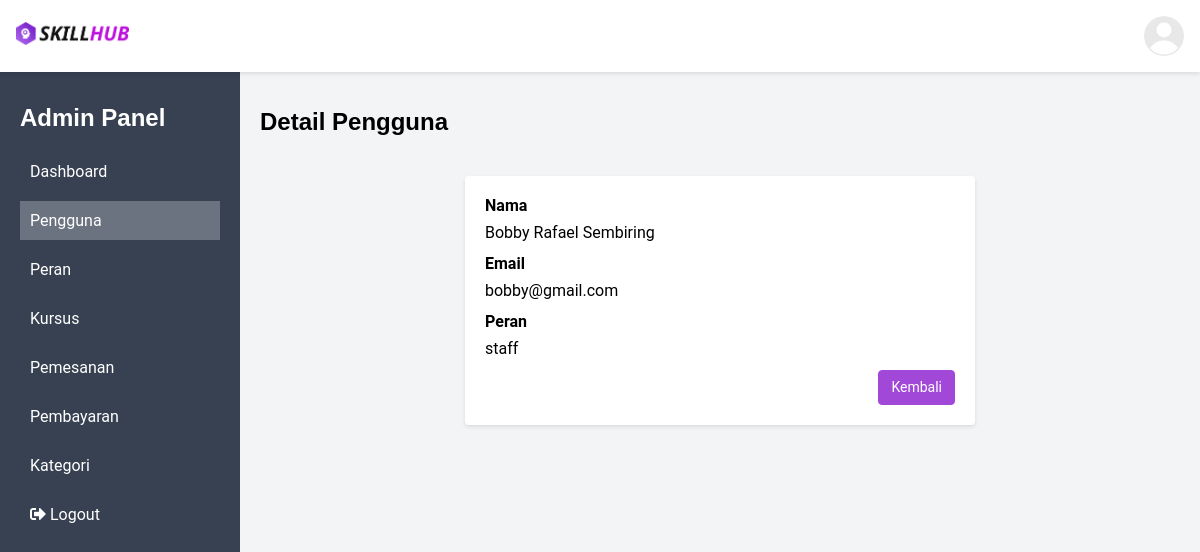
The app's page /public/pengguna/show/2 (signed in) with its own data.
### tables this page shows
CREATE TABLE `pengguna` (
  `id` int(11) NOT NULL,
  `id_peran` int(11) DEFAULT NULL,
  `nama` varchar(100) NOT NULL,
  `email` varchar(100) NOT NULL,
  `password` varchar(255) NOT NULL,
  `is_login` tinyint(1) DEFAULT NULL
);

CREATE TABLE `peran` (
  `id` int(11) NOT NULL,
  `nama` varchar(20) NOT NULL
);

### app/controllers/Pengguna.php (called while the page is built, shortened)
<?php
class Pengguna extends Controller
{
    public function show($id)
    {
        $this->checkUserAccess();
        $data["judul"] = "Detail Pengguna";
        $data["pengguna"] = $this->model("PenggunaModel")->find($id);
        $this->view("admin_panel.pengguna.show", $data, "templates.layout_admin");
    }
}

### app/core/App.php (called while the page is built, shortened)
<?php
class App
{
    protected $method = 'index';
    protected $params = [];
    public function __construct()
    {
        $url = $this->parseURL();
        if (isset($url[0]) && file_exists('../app/controllers/' . $url[0] . '.php')) {
            unset($url[0]);
        } else if (isset($url[0]) && !file_exists('../app/controllers/' . $url[0] . '.php')) {
            abort_if(true, 404, "errors.404");
        }
        $this->controller = new $this->controller;
        if (isset($url[1])) {
            if (method_exists($this->controller, $url[1])) {
                $this->method = $url[1];
                unset($url[1]);
            }
        }
        if (!empty($url)) {
            $this->params = array_values($url);
        }
        call_user_func_array([$this->controller, $this->method], $this->params);
    }
    public static function parseURL(): ?array
    {
        if (isset($_GET['url'])) {
            $url = rtrim($_GET['url'], '/');
            $url = filter_var($url, FILTER_SANITIZE_URL);
            $url = explode('/', $url);
            return $url;
        }
        return null;
    }
}

### public/index.php (called while the page is built, shortened)
<?php
$app = new App;

### app/core/Database.php (called while the page is built, shortened)
<?php
class Database{
    private $host = DB_HOST,
            $user = DB_USER,
            $pass = DB_PASS,
            $dbname = DB_NAME;
    private $dbh,
            $stmt;
    public function __construct(){
        $dsn = "mysql:host=$this->host;dbname=$this->dbname";
        $option = [
            PDO::ATTR_PERSISTENT => true,
            PDO::ATTR_ERRMODE => PDO::ERRMODE_EXCEPTION
        ];
        try{
            $this->dbh = new PDO($dsn, "$this->user", "$this->pass", $option);
        }catch(PDOException $e){
            die($e->getMessage());
        }
    }
    public function query($query){
        $this->stmt = $this->dbh->prepare($query);
    }
    public function bind($param, $value, $type = null){
        if(is_null($type)){
            switch(true){
                case is_int($value) :
                    $type = PDO::PARAM_INT;
                    break;
                default :
                    $type = PDO::PARAM_STR;
            }
        }
        $this->stmt->bindValue($param, $value, $type);
    }
    public function execute(){
        $this->stmt->execute();
    }
    public function single(){
        $this->execute();
        return $this->stmt->fetch(PDO::FETCH_ASSOC);
    }
}

### app/models/PenggunaModel.php (called while the page is built, shortened)
<?php
class PenggunaModel
{
    private $table = "pengguna", $db;
    public function __construct()
    {
        $this->db = new Database;
    }
    public function find($id)
    {
        $sql = <<<SQL
            SELECT $this->table.*, peran.nama AS nama_peran
            FROM $this->table, peran
            WHERE $this->table.id_peran = peran.id AND $this->table.id=:id
        SQL;
        $this->db->query($sql);
        $this->db->bind('id', $id);
        return $this->db->single();
    }
}

### app/views/admin_panel/pengguna/show.php (the view, shortened to what this page needs)
<h2>Detail Pengguna</h2>
<div class="container container-sm form-crud">
  <div class="card">
    <div class="card-body">
      <div class="mb-3">
        <label for="nama" class="form-label font-bold">Nama</label>
        <div><?= $pengguna['nama']; ?></div>
      </div>
      <div class="mb-3">
        <label for="email" class="form-label font-bold">Email</label>
        <div><?= $pengguna['email']; ?></div>
      </div>
      <div class="mb-3">
        <label for="selectPeran" class="form-label font-bold">Peran</label>
        <div><?= $pengguna['nama_peran']; ?></div>
      </div>
      <div class="text-right">
        <a class="btn btn-outline btn-primary text-sm" href="<?= BASEURL; ?>/pengguna/index">Kembali</a>
      </div>
    </div>
  </div>
</div>

### public/css/style.css (style rules this page uses)
body, p { margin: 0; border: 0; outline: 0; font-size: 1rem; vertical-align: baseline; background: transparent; font-family: "Roboto", sans-serif; }
h1, h2, h3, h4, h5, h6 { font-family: "Montserrat", sans-serif; }
a { text-decoration: none; }
.btn { display: inline-block; font-weight: 400; color: #fff; text-align: center; vertical-align: middle; user-select: none; background-color: transparent; padding: 0.375rem 0.75rem; font-size: 1rem; line-height: 1.5; border-radius: 0.25rem; transition: color 0.15s ease-in-out, background-color 0.15s ease-in-out, border-color 0.15s ease-in-out, box-shadow 0.15s ease-in-out; cursor: pointer; border: none; }
.btn-primary { background-color: #a148d9; border-color: #a148d9; color: #fff; }
.btn-outline { border-width: 1px; border-style: solid; padding: 0.375rem 0.75rem; }
.container { width: 100%; padding-right: 15px; padding-left: 15px; margin-right: auto; margin-left: auto; }
.container-sm { max-width: 540px; }
.mb-3 { margin-bottom: 0.75rem; }
.text-sm { font-size: 0.875rem; }
.text-right { text-align: right; }
.font-bold { font-weight: 700 !important; }
.form-label { display: block; margin-bottom: 0.5rem; font-weight: 500; }
.card { position: relative; display: -ms-flexbox; display: flex; -ms-flex-direction: column; flex-direction: column; min-width: 0; word-wrap: break-word; background-color: #fff; background-clip: border-box; box-shadow: 0 2px 4px rgba(0, 0, 0, 0.1); border-radius: 0.25rem; }
.card-body { -ms-flex: 1 1 auto; flex: 1 1 auto; padding: 1.25rem; }
.form-crud { margin-top: 2.5rem; }

### records on screen
pengguna: nama "Bobby Rafael Sembiring", email "bobby@gmail.com", id_peran.nama "staff"
